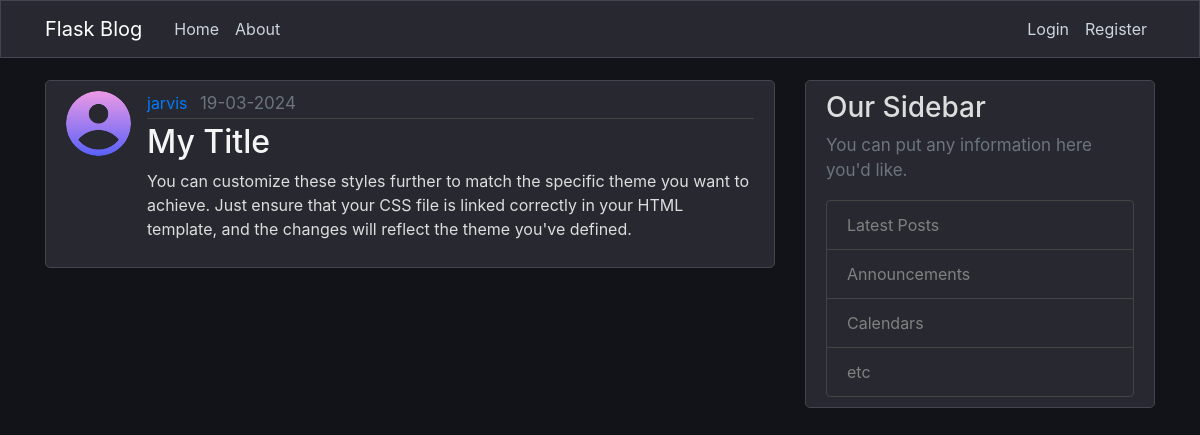
/post/1, run on the app's committed database.
### flaskblog/models.py (models this page shows, shortened)
class User(db.Model, UserMixin):
    id = db.Column(db.Integer, primary_key=True)
    username = db.Column(db.String(20), unique=True, nullable=False)
    email = db.Column(db.String(120), unique=True, nullable=False)
    image_file = db.Column(db.String(20), nullable=False, default='default.jpg')
    password = db.Column(db.String(60), nullable=False)
    posts = db.relationship('Post', backref='author', lazy=True)

class Post(db.Model):
    id = db.Column(db.Integer, primary_key=True)
    title = db.Column(db.String(100), nullable=False)
    date_posted = db.Column(db.DateTime, nullable=False, default=datetime.utcnow)
    content = db.Column(db.Text, nullable=False)
    user_id = db.Column(db.Integer, db.ForeignKey('user.id'), nullable=False)

### flaskblog/routes.py (the view)
@main_routes.route("/post/<int:post_id>")
def post(post_id):
    post = Post.query.get_or_404(post_id)
    return render_template("post.html", title=post.title, post=post)

### flaskblog/templates/post.html (shortened to what this page needs)
{% extends "layout.html" %}
{% block content %}
<article class="media content-section">
    <img class="rounded-circle article-img"
         src="{{ url_for('static', filename='profile_pics/' + post.author.image_file) }}">
    <div class="media-body">
        <div class="article-metadata">
            <a class="mr-2" href="{{ url_for('main_routes.user_post', username=post.author.username) }}">{{
                post.author.username }}</a>
            <small class="text-muted">{{ post.date_posted.strftime('%d-%m-%Y') }}</small>
        </div>
        <h2 class="article-title">{{ post.title }}</h2>
        <p class="article-content">{{ post.content }}</p>
    </div>
</article>
{% endblock content %}

### flaskblog/static/main.css (style rules this page uses)
body { background: #121219; color: #dddddd; margin-top: 5rem; }
h1, h2, h3, h4, h5, h6 { color: #DDDDDD; }
.content-section { background: #282830; padding: 10px 20px; border: 1px solid #282830; border-radius: 5px; margin-bottom: 20px; }
.article-title { color: #F5F5F5; }
.article-content { white-space: pre-line; }
.article-img { height: 65px; width: 65px; margin-right: 16px; }
.article-metadata { padding-bottom: 1px; margin-bottom: 4px; border-bottom: 1px solid #444444; }
.text-muted { font-size:17px; }
.content-section { border: 1px solid #444450; }

### data on the page
User: image_file (placeholder picture), author.username "jarvis"
Post: date_posted "19-03-2024", title "My Title", content "You can customize these styles further to match the specific theme you want to achieve. Just ensure that your CSS file is linked correctly in your HTML template, and the changes will reflect the theme you've defined."
